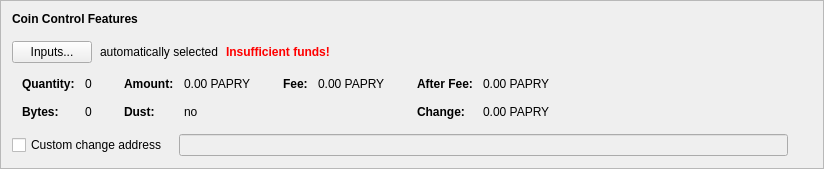
      <widget class="QFrame" name="frameCoinControl">
       <property name="sizePolicy">
        <sizepolicy hsizetype="Preferred" vsizetype="Fixed">
         <horstretch>0</horstretch>
         <verstretch>0</verstretch>
        </sizepolicy>
       </property>
       <property name="frameShape">
        <enum>QFrame::StyledPanel</enum>
       </property>
       <property name="frameShadow">
        <enum>QFrame::Raised</enum>
       </property>
       <layout class="QVBoxLayout" name="verticalLayout_4">
        <item>
         <layout class="QVBoxLayout" name="verticalLayoutCoinControl" stretch="0,0,0,0,0">
          <property name="spacing">
           <number>0</number>
          </property>
          <property name="sizeConstraint">
           <enum>QLayout::SetDefaultConstraint</enum>
          </property>
          <property name="leftMargin">
           <number>0</number>
          </property>
          <property name="topMargin">
           <number>0</number>
          </property>
          <item>
           <layout class="QHBoxLayout" name="horizontalLayoutCoinControl1">
            <property name="bottomMargin">
             <number>15</number>
            </property>
            <item>
             <widget class="QLabel" name="labelCoinControlFeatures">
              <property name="sizePolicy">
               <sizepolicy hsizetype="Preferred" vsizetype="Maximum">
                <horstretch>0</horstretch>
                <verstretch>0</verstretch>
               </sizepolicy>
              </property>
              <property name="font">
               <font>
                <weight>75</weight>
                <bold>true</bold>
               </font>
              </property>
              <property name="styleSheet">
               <string notr="true">font-weight:bold;</string>
              </property>
              <property name="text">
               <string>Coin Control Features</string>
              </property>
             </widget>
            </item>
           </layout>
          </item>
          <item>
           <layout class="QHBoxLayout" name="horizontalLayoutCoinControl2" stretch="0,0,0,0">
            <property name="spacing">
             <number>8</number>
            </property>
            <property name="bottomMargin">
             <number>10</number>
            </property>
            <item>
             <widget class="QPushButton" name="pushButtonCoinControl">
              <property name="styleSheet">
               <string notr="true"/>
              </property>
              <property name="text">
               <string>Inputs...</string>
              </property>
              <property name="autoDefault">
               <bool>false</bool>
              </property>
             </widget>
            </item>
            <item>
             <widget class="QLabel" name="labelCoinControlAutomaticallySelected">
              <property name="text">
               <string>automatically selected</string>
              </property>
              <property name="margin">
               <number>5</number>
              </property>
             </widget>
            </item>
            <item>
             <widget class="QLabel" name="labelCoinControlInsuffFunds">
              <property name="font">
               <font>
                <weight>75</weight>
                <bold>true</bold>
               </font>
              </property>
              <property name="styleSheet">
               <string notr="true">color:red;font-weight:bold;</string>
              </property>
              <property name="text">
               <string>Insufficient funds!</string>
              </property>
              <property name="margin">
               <number>5</number>
              </property>
             </widget>
            </item>
            <item>
             <spacer name="horizontalSpacerCoinControl">
              <property name="orientation">
               <enum>Qt::Horizontal</enum>
              </property>
              <property name="sizeHint" stdset="0">
               <size>
                <width>40</width>
                <height>1</height>
               </size>
              </property>
             </spacer>
            </item>
           </layout>
          </item>
          <item>
           <widget class="QWidget" name="widgetCoinControl" native="true">
            <property name="sizePolicy">
             <sizepolicy hsizetype="Preferred" vsizetype="Preferred">
              <horstretch>0</horstretch>
              <verstretch>0</verstretch>
             </sizepolicy>
            </property>
            <property name="minimumSize">
             <size>
              <width>0</width>
              <height>0</height>
             </size>
            </property>
            <property name="styleSheet">
             <string notr="true"/>
            </property>
            <layout class="QHBoxLayout" name="horizontalLayoutCoinControl5">
             <property name="leftMargin">
              <number>0</number>
             </property>
             <property name="topMargin">
              <number>0</number>
             </property>
             <property name="rightMargin">
              <number>0</number>
             </property>
             <property name="bottomMargin">
              <number>0</number>
             </property>
             <item>
              <layout class="QHBoxLayout" name="horizontalLayoutCoinControl3" stretch="0,0,0,1">
               <property name="spacing">
                <number>20</number>
               </property>
               <property name="topMargin">
                <number>0</number>
               </property>
               <property name="bottomMargin">
                <number>10</number>
               </property>
               <item>
                <layout class="QFormLayout" name="formLayoutCoinControl1">
                 <property name="horizontalSpacing">
                  <number>10</number>
                 </property>
                 <property name="verticalSpacing">
                  <number>14</number>
                 </property>
                 <property name="leftMargin">
                  <number>10</number>
                 </property>
                 <property name="topMargin">
                  <number>4</number>
                 </property>
                 <property name="rightMargin">
                  <number>6</number>
                 </property>
                 <item row="0" column="0">
                  <widget class="QLabel" name="labelCoinControlQuantityText">
                   <property name="font">
                    <font>
                     <weight>75</weight>
                     <bold>true</bold>
                    </font>
                   </property>
                   <property name="text">
                    <string>Quantity:</string>
                   </property>
                   <property name="margin">
                    <number>0</number>
                   </property>
                  </widget>
                 </item>
                 <item row="0" column="1">
                  <widget class="QLabel" name="labelCoinControlQuantity">
                   <property name="cursor">
                    <cursorShape>IBeamCursor</cursorShape>
                   </property>
                   <property name="contextMenuPolicy">
                    <enum>Qt::ActionsContextMenu</enum>
                   </property>
                   <property name="text">
                    <string notr="true">0</string>
                   </property>
                   <property name="margin">
                    <number>0</number>
                   </property>
                   <property name="textInteractionFlags">
                    <set>Qt::LinksAccessibleByMouse|Qt::TextSelectableByKeyboard|Qt::TextSelectableByMouse</set>
                   </property>
                  </widget>
                 </item>
                 <item row="1" column="0">
                  <widget class="QLabel" name="labelCoinControlBytesText">
                   <property name="font">
                    <font>
                     <weight>75</weight>
                     <bold>true</bold>
                    </font>
                   </property>
                   <property name="text">
                    <string>Bytes:</string>
                   </property>
                  </widget>
                 </item>
                 <item row="1" column="1">
                  <widget class="QLabel" name="labelCoinControlBytes">
                   <property name="cursor">
                    <cursorShape>IBeamCursor</cursorShape>
                   </property>
                   <property name="contextMenuPolicy">
                    <enum>Qt::ActionsContextMenu</enum>
                   </property>
                   <property name="text">
                    <string notr="true">0</string>
                   </property>
                   <property name="textInteractionFlags">
                    <set>Qt::LinksAccessibleByMouse|Qt::TextSelectableByKeyboard|Qt::TextSelectableByMouse</set>
                   </property>
                  </widget>
                 </item>
                </layout>
               </item>
               <item>
                <layout class="QFormLayout" name="formLayoutCoinControl2">
                 <property name="horizontalSpacing">
                  <number>10</number>
                 </property>
                 <property name="verticalSpacing">
                  <number>14</number>
                 </property>
                 <property name="leftMargin">
                  <number>6</number>
                 </property>
                 <property name="topMargin">
                  <number>4</number>
                 </property>
                 <property name="rightMargin">
                  <number>6</number>
                 </property>
                 <item row="0" column="0">
                  <widget class="QLabel" name="labelCoinControlAmountText">
                   <property name="font">
                    <font>
                     <weight>75</weight>
                     <bold>true</bold>
                    </font>
                   </property>
                   <property name="text">
                    <string>Amount:</string>
                   </property>
                   <property name="margin">
                    <number>0</number>
                   </property>
                  </widget>
                 </item>
                 <item row="0" column="1">
                  <widget class="QLabel" name="labelCoinControlAmount">
                   <property name="cursor">
                    <cursorShape>IBeamCursor</cursorShape>
                   </property>
                   <property name="contextMenuPolicy">
                    <enum>Qt::ActionsContextMenu</enum>
                   </property>
                   <property name="text">
                    <string notr="true">0.00 PAPRY</string>
                   </property>
                   <property name="textInteractionFlags">
                    <set>Qt::LinksAccessibleByMouse|Qt::TextSelectableByKeyboard|Qt::TextSelectableByMouse</set>
                   </property>
                  </widget>
                 </item>
                 <item row="1" column="0">
                  <widget class="QLabel" name="labelCoinControlLowOutputText">
                   <property name="font">
                    <font>
                     <weight>75</weight>
                     <bold>true</bold>
                    </font>
                   </property>
                   <property name="text">
                    <string>Dust:</string>
                   </property>
                  </widget>
                 </item>
                 <item row="1" column="1">
                  <widget class="QLabel" name="labelCoinControlLowOutput">
                   <property name="cursor">
                    <cursorShape>IBeamCursor</cursorShape>
                   </property>
                   <property name="contextMenuPolicy">
                    <enum>Qt::ActionsContextMenu</enum>
                   </property>
                   <property name="text">
                    <string notr="true">no</string>
                   </property>
                   <property name="textInteractionFlags">
                    <set>Qt::LinksAccessibleByMouse|Qt::TextSelectableByKeyboard|Qt::TextSelectableByMouse</set>
                   </property>
                  </widget>
                 </item>
                </layout>
               </item>
               <item>
                <layout class="QFormLayout" name="formLayoutCoinControl3">
                 <property name="horizontalSpacing">
                  <number>10</number>
                 </property>
                 <property name="verticalSpacing">
                  <number>14</number>
                 </property>
                 <property name="leftMargin">
                  <number>6</number>
                 </property>
                 <property name="topMargin">
                  <number>4</number>
                 </property>
                 <property name="rightMargin">
                  <number>6</number>
                 </property>
                 <item row="0" column="0">
                  <widget class="QLabel" name="labelCoinControlFeeText">
                   <property name="font">
                    <font>
                     <weight>75</weight>
                     <bold>true</bold>
                    </font>
                   </property>
                   <property name="text">
                    <string>Fee:</string>
                   </property>
                   <property name="margin">
                    <number>0</number>
                   </property>
                  </widget>
                 </item>
                 <item row="0" column="1">
                  <widget class="QLabel" name="labelCoinControlFee">
                   <property name="cursor">
                    <cursorShape>IBeamCursor</cursorShape>
                   </property>
                   <property name="contextMenuPolicy">
                    <enum>Qt::ActionsContextMenu</enum>
                   </property>
                   <property name="text">
                    <string notr="true">0.00 PAPRY</string>
                   </property>
                   <property name="textInteractionFlags">
                    <set>Qt::LinksAccessibleByMouse|Qt::TextSelectableByKeyboard|Qt::TextSelectableByMouse</set>
                   </property>
                  </widget>
                 </item>
                </layout>
               </item>
               <item>
                <layout class="QFormLayout" name="formLayoutCoinControl4">
                 <property name="horizontalSpacing">
                  <number>10</number>
                 </property>
                 <property name="verticalSpacing">
                  <number>14</number>
                 </property>
                 <property name="leftMargin">
                  <number>6</number>
                 </property>
                 <property name="topMargin">
                  <number>4</number>
                 </property>
                 <property name="rightMargin">
                  <number>6</number>
                 </property>
                 <item row="0" column="0">
                  <widget class="QLabel" name="labelCoinControlAfterFeeText">
                   <property name="font">
                    <font>
                     <weight>75</weight>
                     <bold>true</bold>
                    </font>
                   </property>
                   <property name="text">
                    <string>After Fee:</string>
                   </property>
                   <property name="margin">
                    <number>0</number>
                   </property>
                  </widget>
                 </item>
                 <item row="0" column="1">
                  <widget class="QLabel" name="labelCoinControlAfterFee">
                   <property name="cursor">
                    <cursorShape>IBeamCursor</cursorShape>
                   </property>
                   <property name="contextMenuPolicy">
                    <enum>Qt::ActionsContextMenu</enum>
                   </property>
                   <property name="text">
                    <string notr="true">0.00 PAPRY</string>
                   </property>
                   <property name="textInteractionFlags">
                    <set>Qt::LinksAccessibleByMouse|Qt::TextSelectableByKeyboard|Qt::TextSelectableByMouse</set>
                   </property>
                  </widget>
                 </item>
                 <item row="1" column="0">
                  <widget class="QLabel" name="labelCoinControlChangeText">
                   <property name="font">
                    <font>
                     <weight>75</weight>
                     <bold>true</bold>
                    </font>
                   </property>
                   <property name="text">
                    <string>Change:</string>
                   </property>
                  </widget>
                 </item>
                 <item row="1" column="1">
                  <widget class="QLabel" name="labelCoinControlChange">
                   <property name="cursor">
                    <cursorShape>IBeamCursor</cursorShape>
                   </property>
                   <property name="contextMenuPolicy">
                    <enum>Qt::ActionsContextMenu</enum>
                   </property>
                   <property name="text">
                    <string notr="true">0.00 PAPRY</string>
                   </property>
                   <property name="textInteractionFlags">
                    <set>Qt::LinksAccessibleByMouse|Qt::TextSelectableByKeyboard|Qt::TextSelectableByMouse</set>
                   </property>
                  </widget>
                 </item>
                </layout>
               </item>
              </layout>
             </item>
            </layout>
           </widget>
          </item>
          <item>
           <layout class="QHBoxLayout" name="horizontalLayoutCoinControl4" stretch="0,0,0">
            <property name="spacing">
             <number>12</number>
            </property>
            <property name="sizeConstraint">
             <enum>QLayout::SetDefaultConstraint</enum>
            </property>
            <property name="topMargin">
             <number>5</number>
            </property>
            <property name="rightMargin">
             <number>5</number>
            </property>
            <item>
             <widget class="QCheckBox" name="checkBoxCoinControlChange">
              <property name="toolTip">
               <string>If this is activated, but the change address is empty or invalid, change will be sent to a newly generated address.</string>
              </property>
              <property name="text">
               <string>Custom change address</string>
              </property>
             </widget>
            </item>
            <item>
             <widget class="QValidatedLineEdit" name="lineEditCoinControlChange">
              <property name="enabled">
               <bool>false</bool>
              </property>
              <property name="sizePolicy">
               <sizepolicy hsizetype="Expanding" vsizetype="Fixed">
                <horstretch>0</horstretch>
                <verstretch>0</verstretch>
               </sizepolicy>
              </property>
             </widget>
            </item>
            <item>
             <widget class="QLabel" name="labelCoinControlChangeLabel">
              <property name="sizePolicy">
               <sizepolicy hsizetype="Preferred" vsizetype="Expanding">
                <horstretch>0</horstretch>
                <verstretch>0</verstretch>
               </sizepolicy>
              </property>
              <property name="minimumSize">
               <size>
                <width>0</width>
                <height>0</height>
               </size>
              </property>
              <property name="text">
               <string/>
              </property>
              <property name="margin">
               <number>3</number>
              </property>
             </widget>
            </item>
           </layout>
          </item>
          <item>
           <spacer name="verticalSpacerCoinControl">
            <property name="orientation">
             <enum>Qt::Vertical</enum>
            </property>
            <property name="sizeType">
             <enum>QSizePolicy::Expanding</enum>
            </property>
            <property name="sizeHint" stdset="0">
             <size>
              <width>800</width>
              <height>1</height>
             </size>
            </property>
           </spacer>
          </item>
         </layout>
        </item>
       </layout>
      </widget>
